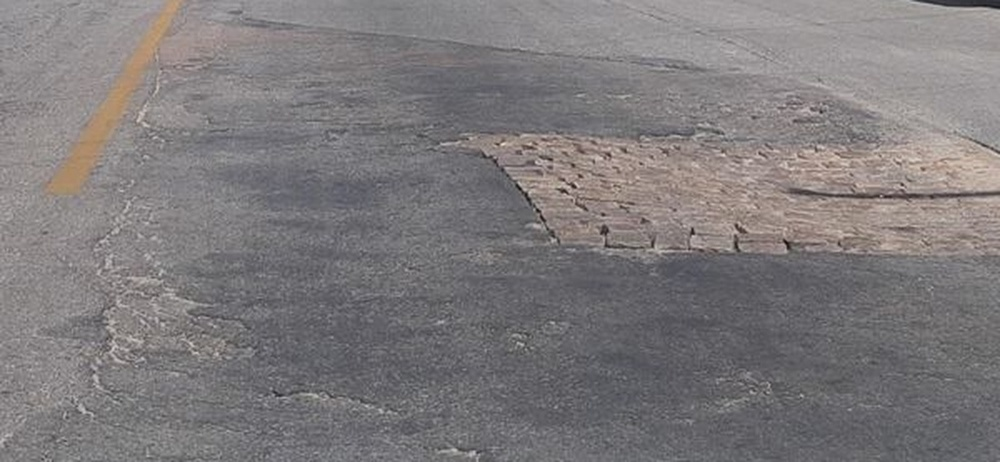
#> input picture dataset/classification/dano_alto/32ddfa2ba59af706.jpeg, 1000 x 462 px, shrunk from 1600 x 739 before the run
$ python -i preprocess.py   (imports and definitions only)
#> lines starting #> are read from the running program, lines starting #| are printed output that depends on the picture
#> further down, picture is the input picture: PIL image 1000x462 RGB; mean R, G, B 126.1, 122.4, 123.7
"""Pré-processamento determinístico (aula 10, parte 1).

Diferente do aumento de dados, o pré-processamento é aplicado do mesmo jeito em
treino, validação, teste E no uso (predict). Por isso ele fica registrado no
dataset_info.json do dataset preparado e o scripts/predict.py o reaplica.

A Ultralytics já faz letterbox, BGR→RGB e /255; aqui ficam só as técnicas
opcionais que precisam ser testadas contra a linha de base.
"""
from __future__ import annotations

import numpy as np
from PIL import Image

PREPROCESSORS = ("none", "clahe")


def clahe(im: Image.Image, clip_limit: float = 2.0, tile: int = 8) -> Image.Image:
    """CLAHE só na luminância (canal L do LAB), para não distorcer as cores."""
#> called with clip_limit = 2, tile = 8
    import cv2

    lab = cv2.cvtColor(np.asarray(im.convert("RGB")), cv2.COLOR_RGB2LAB)
#> lab: shape (462, 1000, 3); mean of channels 0, 1, 2 131.7, 129.7, 127.8
    l, a, b = cv2.split(lab)
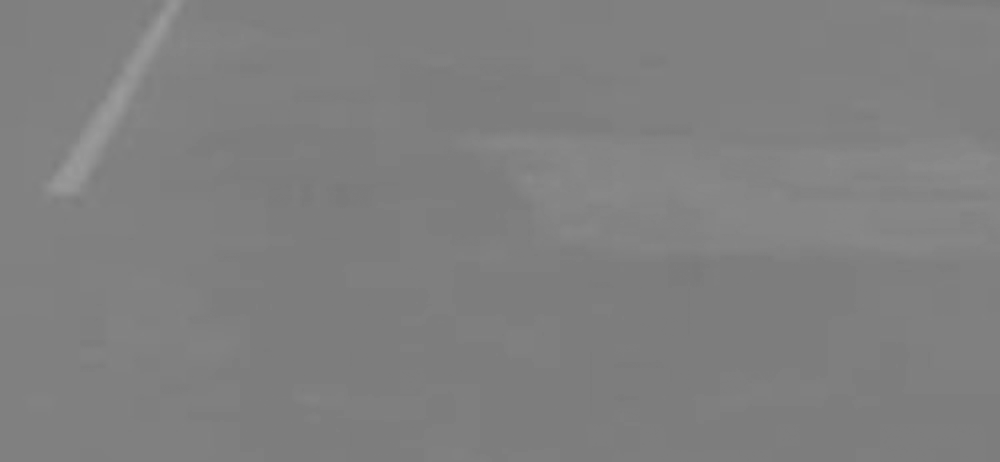
#> b: shape (462, 1000); min 121, max 154, mean 127.8
    l = cv2.createCLAHE(clipLimit=clip_limit, tileGridSize=(tile, tile)).apply(l)
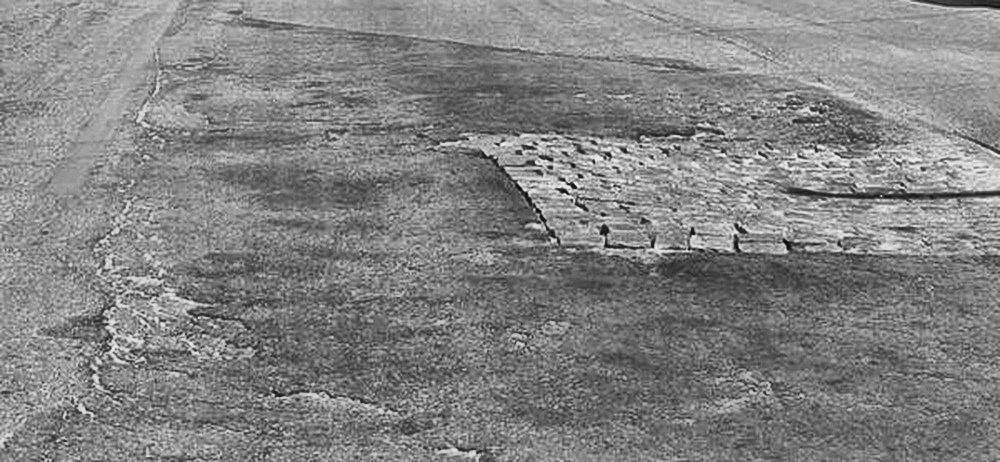
#> l: shape (462, 1000); min 4, max 243, mean 130.6
    return Image.fromarray(cv2.cvtColor(cv2.merge((l, a, b)), cv2.COLOR_LAB2RGB))


def apply(im: Image.Image, spec: dict | None) -> Image.Image:
    """spec: {"method": "clahe", "clip_limit": 2.0, "tile": 8} ou None/"none"."""
    if not spec or spec.get("method", "none") == "none":
        return im
    if spec["method"] == "clahe":
        return clahe(im, spec.get("clip_limit", 2.0), spec.get("tile", 8))
    raise ValueError(f"pré-processamento desconhecido: {spec['method']}")

>>> from PIL import Image
>>> picture = Image.open('../../dataset/classification/dano_alto/32ddfa2ba59af706.jpeg')
>>> result = clahe(picture)

$ run again, on dataset/classification/dano_alto/3D59C8CF-D8D2-45C8-A8CE-FD37D3932818_1_105_c.jpeg
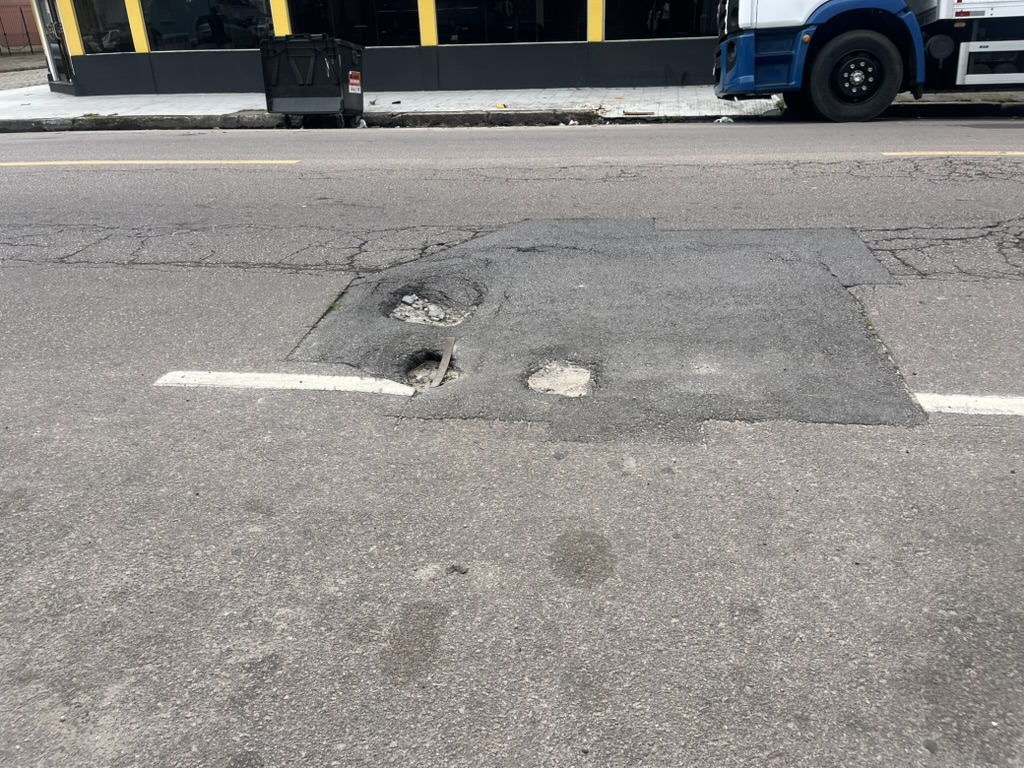
#> input picture dataset/classification/dano_alto/3D59C8CF-D8D2-45C8-A8CE-FD37D3932818_1_105_c.jpeg, 1024 x 768 px
#> picture is the input picture: PIL image 1024x768 RGB; mean R, G, B 141.4, 138.8, 136.4
#> lab: shape (768, 1024, 3); mean of channels 0, 1, 2 146.2, 128.6, 129.6
#> in clahe, `l, a, b = cv2.split(lab)`:
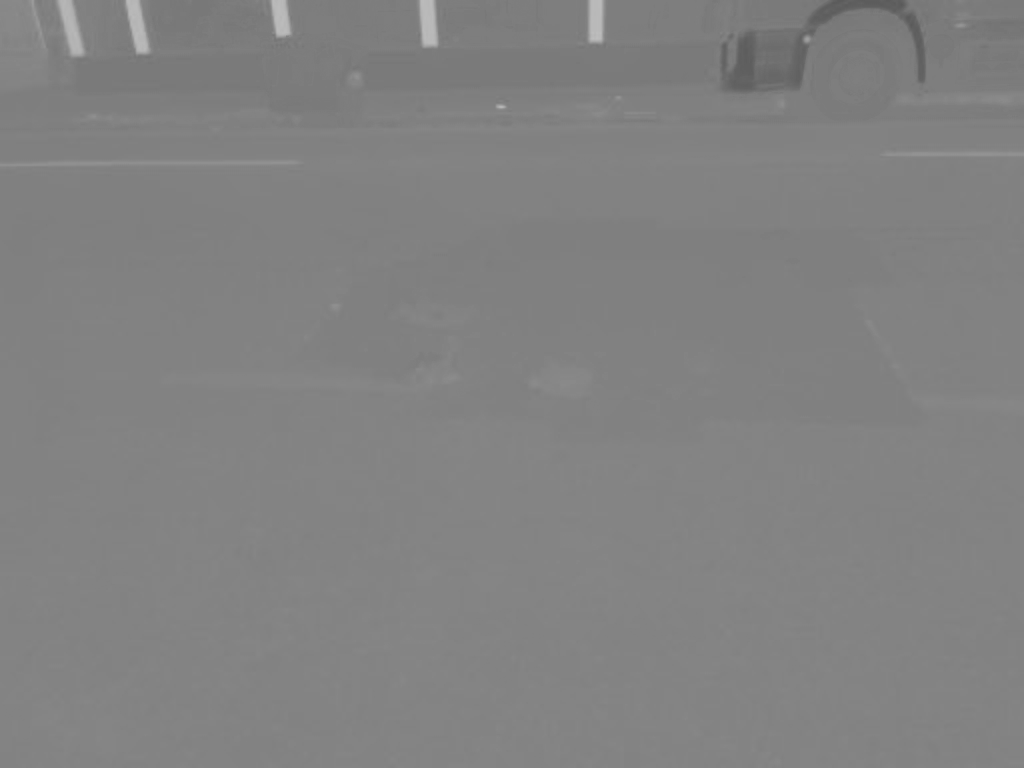
#> b: shape (768, 1024); min 90, max 189, mean 129.6
#> in clahe, `l = cv2.createCLAHE(clipLimit=clip_limit, tileGridSize=(tile, tile)).a..`:
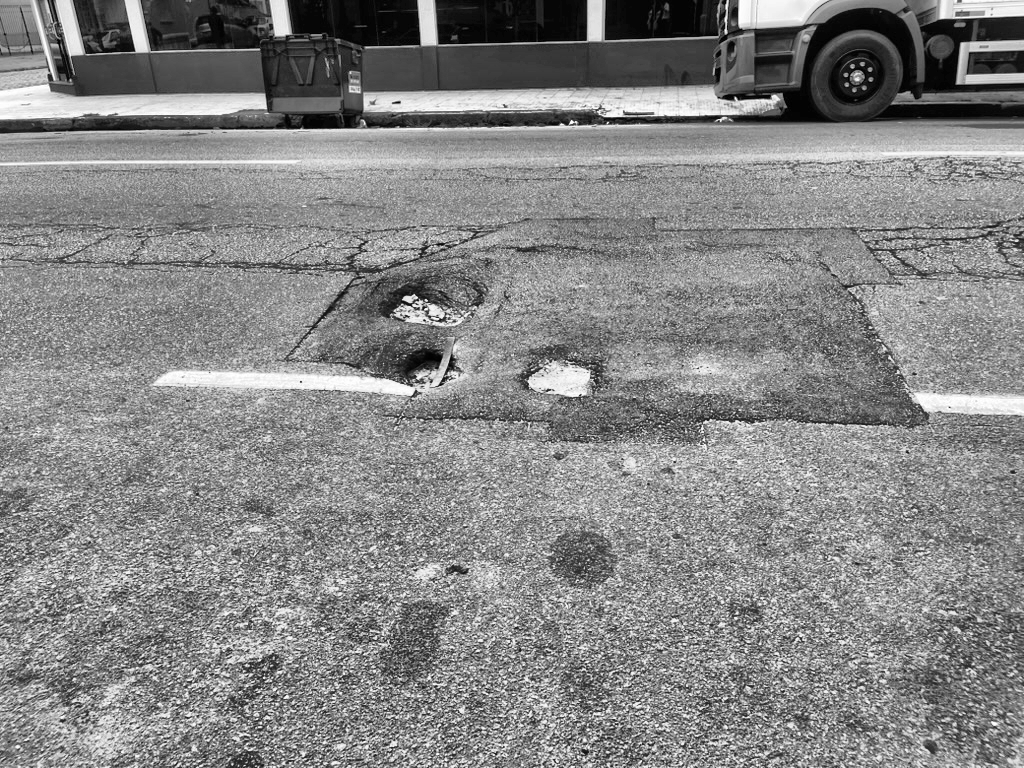
#> l: shape (768, 1024); min 0, max 255, mean 133.7

$ run again, on dataset/classification/dano_alto/75b3009254770fcf.jpeg
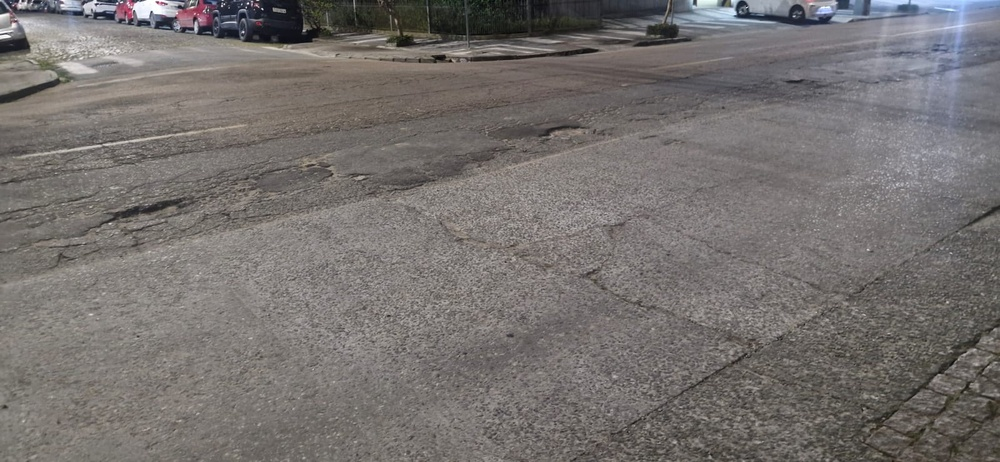
#> input picture dataset/classification/dano_alto/75b3009254770fcf.jpeg, 1000 x 462 px, shrunk from 1600 x 739 before the run
#> picture is the input picture: PIL image 1000x462 RGB; mean R, G, B 117.5, 113.1, 111.2
#> lab: shape (462, 1000, 3); mean of channels 0, 1, 2 121.9, 129.3, 129.7
#> in clahe, `l, a, b = cv2.split(lab)`:
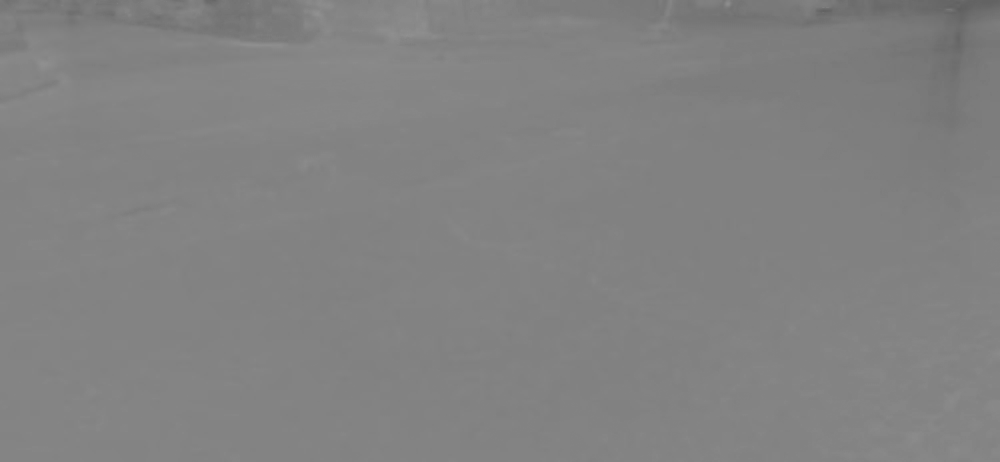
#> b: shape (462, 1000); min 95, max 145, mean 129.7
#> in clahe, `l = cv2.createCLAHE(clipLimit=clip_limit, tileGridSize=(tile, tile)).a..`:
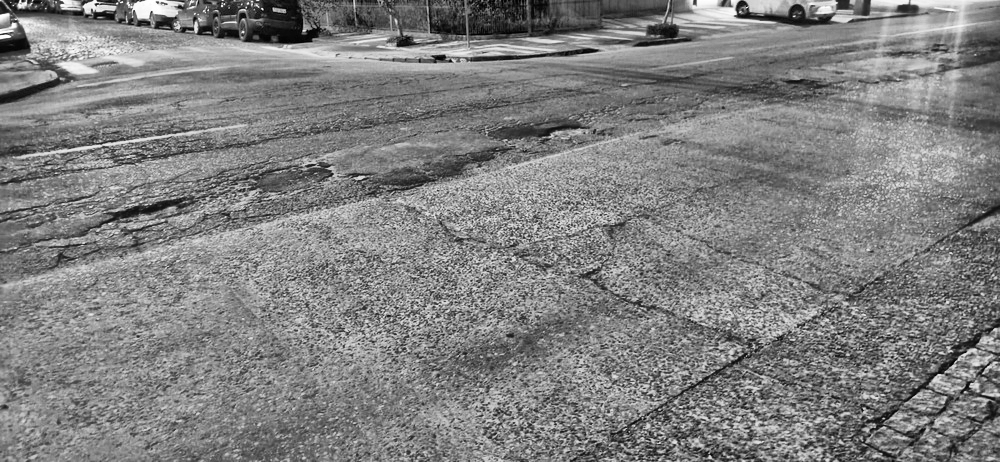
#> l: shape (462, 1000); min 1, max 255, mean 128.2
